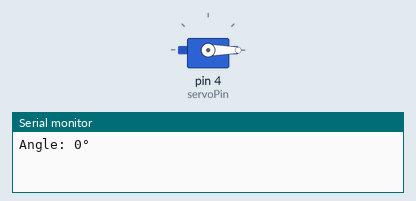
The sketch below on a simulated Arduino Uno, built with avr-gcc and run on an emulated ATmega328P. Parts: servo, the last lines printed to the serial monitor.

Above: at 0.05 s.
At 5.15 s:
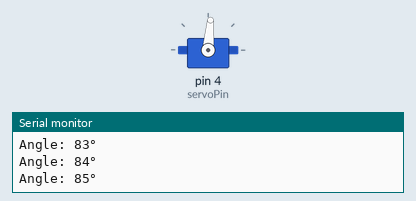
At 10.25 s:
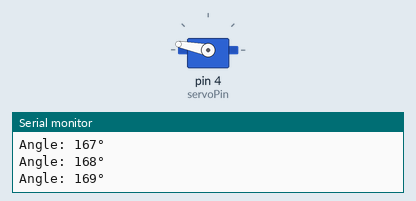
At 20.55 s:
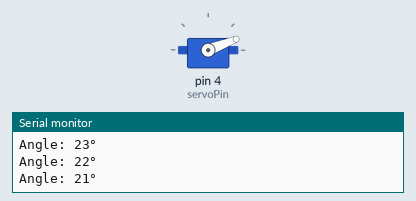
Timing chart, 0 to 28.4 s (numbered marks = the images above):
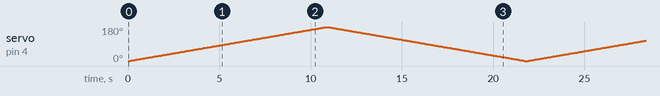

The sketch:

servo_scanning.ino
```cpp
#include <Servo.h>

int trigPin = 2;
int echoPin = 3;
unsigned long duration;
int distance;
int servoPin = 4;
Servo myServo;

void setup()
{
    // put your setup code here, to run once:
    Serial.begin(9600);
    pinMode(trigPin, OUTPUT);
    pinMode(echoPin, INPUT);
    myServo.attach(servoPin);

}

void loop()
{
    // put your main code here, to run repeatedly:
    for (int angle = 0; angle <= 180; angle++)
    {
        myServo.write(angle);
        Serial.print("Angle: ");
        Serial.print(angle);
        Serial.println("°");
        delay(60); // give servo time to move
    }

    for (int angle = 180; angle >= 0; angle--)
    {
        myServo.write(angle);
        Serial.print("Angle: ");
        Serial.print(angle);
        Serial.println("°");
        delay(60); // give servo time to move
    }
}

void measureDistance(){
    digitalWrite(trigPin, LOW); // make sure trigger pin starts LOW
    delayMicroseconds(2);  // ensures a clean LOW

    // step 1:send a 10ms trigger pulse
    digitalWrite(trigPin, HIGH);
    delayMicroseconds(10);
    digitalWrite(trigPin, LOW);

    // step 2: measure how long Echo pin stays HIGH
    duration = pulseIn(echoPin, HIGH);
    // step 3: convert time to distance
    distance = duration * 0.0343 / 2;

    Serial.print("Distance: ");
    Serial.print(distance);
    Serial.println(" cm");

    delay(300);
}
```
